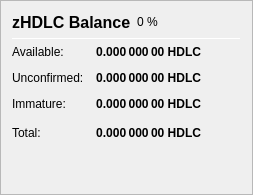
                   <widget class="QFrame" name="frame_ZerocoinBalances">
                    <property name="frameShape">
                     <enum>QFrame::StyledPanel</enum>
                    </property>
                    <property name="frameShadow">
                     <enum>QFrame::Raised</enum>
                    </property>
                    <layout class="QVBoxLayout" name="verticalLayout_7">
                     <item>
                      <layout class="QHBoxLayout" name="horizontalLayout_8" stretch="0">
                       <item>
                        <widget class="QLabel" name="label_5z_3">
                         <property name="minimumSize">
                          <size>
                           <width>0</width>
                           <height>20</height>
                          </size>
                         </property>
                         <property name="font">
                          <font>
                           <pointsize>12</pointsize>
                           <weight>75</weight>
                           <bold>true</bold>
                          </font>
                         </property>
                         <property name="text">
                          <string>zHDLC Balance</string>
                         </property>
                        </widget>
                       </item>
                       <item>
                        <widget class="QLabel" name="labelzHDLCPercent">
                         <property name="text">
                          <string notr="true">0 %</string>
                         </property>
                        </widget>
                       </item>
                       <item>
                        <spacer name="horizontalSpacer_11">
                         <property name="orientation">
                          <enum>Qt::Horizontal</enum>
                         </property>
                         <property name="sizeHint" stdset="0">
                          <size>
                           <width>40</width>
                           <height>20</height>
                          </size>
                         </property>
                        </spacer>
                       </item>
                      </layout>
                     </item>
                     <item>
                      <widget class="Line" name="line_ZerocoinBalance">
                       <property name="minimumSize">
                        <size>
                         <width>0</width>
                         <height>1</height>
                        </size>
                       </property>
                       <property name="maximumSize">
                        <size>
                         <width>16777215</width>
                         <height>1</height>
                        </size>
                       </property>
                       <property name="orientation">
                        <enum>Qt::Horizontal</enum>
                       </property>
                      </widget>
                     </item>
                     <item>
                      <layout class="QGridLayout" name="gridLayout_5">
                       <property name="spacing">
                        <number>12</number>
                       </property>
                       <item row="1" column="0">
                        <widget class="QLabel" name="labelzBalanceMatureText">
                         <property name="toolTip">
                          <string>Mature: more than 20 confirmation and more than 3 mints of the same denomination after it was minted.
These zHDLC are spendable.</string>
                         </property>
                         <property name="text">
                          <string>Available:</string>
                         </property>
                        </widget>
                       </item>
                       <item row="1" column="1">
                        <widget class="QLabel" name="labelzBalanceMature">
                         <property name="font">
                          <font>
                           <weight>75</weight>
                           <bold>true</bold>
                          </font>
                         </property>
                         <property name="toolTip">
                          <string>Mature: more than 20 confirmation and more than 3 mints of the same denomination after it was minted.
These zHDLC are spendable.</string>
                         </property>
                         <property name="text">
                          <string notr="true">0.000 000 00 HDLC</string>
                         </property>
                         <property name="alignment">
                          <set>Qt::AlignRight|Qt::AlignTrailing|Qt::AlignVCenter</set>
                         </property>
                        </widget>
                       </item>
                       <item row="2" column="0">
                        <widget class="QLabel" name="labelzBalanceUnconfirmedText">
                         <property name="toolTip">
                          <string>Unconfirmed: less than 20 confirmations
Immature: confirmed, but less than 3 mints of the same denomination after it was minted</string>
                         </property>
                         <property name="text">
                          <string>Unconfirmed:</string>
                         </property>
                        </widget>
                       </item>
                       <item row="2" column="1">
                        <widget class="QLabel" name="labelzBalanceUnconfirmed">
                         <property name="font">
                          <font>
                           <weight>75</weight>
                           <bold>true</bold>
                          </font>
                         </property>
                         <property name="toolTip">
                          <string>Unconfirmed: less than 20 confirmations
Immature: confirmed, but less than 3 mints of the same denomination after it was minted</string>
                         </property>
                         <property name="text">
                          <string notr="true">0.000 000 00 HDLC</string>
                         </property>
                         <property name="alignment">
                          <set>Qt::AlignRight|Qt::AlignTrailing|Qt::AlignVCenter</set>
                         </property>
                        </widget>
                       </item>
                       <item row="3" column="0">
                        <widget class="QLabel" name="labelzBalanceImmatureText">
                         <property name="toolTip">
                          <string>Unconfirmed: less than 20 confirmations
Immature: confirmed, but less than 3 mints of the same denomination after it was minted</string>
                         </property>
                         <property name="text">
                          <string>Immature:</string>
                         </property>
                        </widget>
                       </item>
                       <item row="3" column="1">
                        <widget class="QLabel" name="labelzBalanceImmature">
                         <property name="font">
                          <font>
                           <weight>75</weight>
                           <bold>true</bold>
                          </font>
                         </property>
                         <property name="toolTip">
                          <string>Unconfirmed: less than 20 confirmations
Immature: confirmed, but less than 3 mints of the same denomination after it was minted</string>
                         </property>
                         <property name="text">
                          <string notr="true">0.000 000 00 HDLC</string>
                         </property>
                         <property name="alignment">
                          <set>Qt::AlignRight|Qt::AlignTrailing|Qt::AlignVCenter</set>
                         </property>
                        </widget>
                       </item>
                       <item row="4" column="0">
                        <widget class="QLabel" name="labelzBalanceText">
                         <property name="toolTip">
                          <string>Your current zHDLC balance, unconfirmed and immature zHDLC included.</string>
                         </property>
                         <property name="text">
                          <string>Total:</string>
                         </property>
                        </widget>
                       </item>
                       <item row="4" column="1">
                        <widget class="QLabel" name="labelzBalance">
                         <property name="font">
                          <font>
                           <weight>75</weight>
                           <bold>true</bold>
                          </font>
                         </property>
                         <property name="cursor">
                          <cursorShape>IBeamCursor</cursorShape>
                         </property>
                         <property name="toolTip">
                          <string>Your current zHDLC balance, unconfirmed and immature zHDLC included.</string>
                         </property>
                         <property name="text">
                          <string notr="true">0.000 000 00 HDLC</string>
                         </property>
                         <property name="alignment">
                          <set>Qt::AlignRight|Qt::AlignTrailing|Qt::AlignVCenter</set>
                         </property>
                         <property name="textInteractionFlags">
                          <set>Qt::LinksAccessibleByMouse|Qt::TextSelectableByKeyboard|Qt::TextSelectableByMouse</set>
                         </property>
                        </widget>
                       </item>
                       <item row="4" column="2">
                        <spacer name="horizontalSpacer_4">
                         <property name="orientation">
                          <enum>Qt::Horizontal</enum>
                         </property>
                         <property name="sizeHint" stdset="0">
                          <size>
                           <width>40</width>
                           <height>20</height>
                          </size>
                         </property>
                        </spacer>
                       </item>
                      </layout>
                     </item>
                     <item>
                      <spacer name="verticalSpacer_4">
                       <property name="orientation">
                        <enum>Qt::Vertical</enum>
                       </property>
                       <property name="sizeHint" stdset="0">
                        <size>
                         <width>20</width>
                         <height>40</height>
                        </size>
                       </property>
                      </spacer>
                     </item>
                    </layout>
                   </widget>
